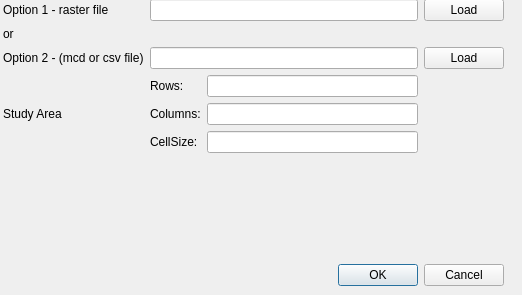
<?xml version="1.0" encoding="UTF-8"?>
<ui version="4.0">
 <class>ImportRasterData_Gui</class>
 <widget class="QDialog" name="ImportRasterData_Gui">
  <property name="geometry">
   <rect>
    <x>0</x>
    <y>0</y>
    <width>522</width>
    <height>295</height>
   </rect>
  </property>
  <property name="windowTitle">
   <string>Import a land cover map</string>
  </property>
  <widget class="QWidget" name="verticalLayoutWidget">
   <property name="geometry">
    <rect>
     <x>3</x>
     <y>-1</y>
     <width>501</width>
     <height>287</height>
    </rect>
   </property>
   <layout class="QVBoxLayout" name="verticalLayout">
    <item>
     <layout class="QGridLayout" name="gridLayout">
      <item row="5" column="0">
       <widget class="QLabel" name="label_4">
        <property name="text">
         <string>Study Area</string>
        </property>
       </widget>
      </item>
      <item row="3" column="3">
       <widget class="QPushButton" name="pb_load_2">
        <property name="text">
         <string>Load</string>
        </property>
       </widget>
      </item>
      <item row="0" column="1">
       <widget class="QLineEdit" name="le_Filename"/>
      </item>
      <item row="0" column="0">
       <widget class="QLabel" name="label">
        <property name="text">
         <string>Option 1 - raster file</string>
        </property>
       </widget>
      </item>
      <item row="5" column="1">
       <layout class="QGridLayout" name="gridLayout_2">
        <item row="1" column="2">
         <widget class="QLineEdit" name="le_cols"/>
        </item>
        <item row="0" column="2">
         <widget class="QLineEdit" name="le_rows"/>
        </item>
        <item row="2" column="2">
         <widget class="QLineEdit" name="le_cellsize"/>
        </item>
        <item row="2" column="1">
         <widget class="QLabel" name="label_7">
          <property name="text">
           <string>CellSize:</string>
          </property>
         </widget>
        </item>
        <item row="0" column="1">
         <widget class="QLabel" name="label_5">
          <property name="text">
           <string>Rows:</string>
          </property>
         </widget>
        </item>
        <item row="1" column="1">
         <widget class="QLabel" name="label_6">
          <property name="text">
           <string>Columns:</string>
          </property>
         </widget>
        </item>
       </layout>
      </item>
      <item row="3" column="1">
       <widget class="QLineEdit" name="le_Filename_2"/>
      </item>
      <item row="1" column="0">
       <widget class="QLabel" name="label_2">
        <property name="text">
         <string>or</string>
        </property>
       </widget>
      </item>
      <item row="3" column="0">
       <widget class="QLabel" name="label_3">
        <property name="text">
         <string>Option 2 - (mcd or csv file)</string>
        </property>
       </widget>
      </item>
      <item row="0" column="3">
       <widget class="QPushButton" name="pb_load">
        <property name="text">
         <string>Load</string>
        </property>
       </widget>
      </item>
      <item row="6" column="0">
       <spacer name="verticalSpacer">
        <property name="orientation">
         <enum>Qt::Vertical</enum>
        </property>
        <property name="sizeHint" stdset="0">
         <size>
          <width>20</width>
          <height>40</height>
         </size>
        </property>
       </spacer>
      </item>
     </layout>
    </item>
    <item>
     <widget class="QDialogButtonBox" name="bBox">
      <property name="orientation">
       <enum>Qt::Horizontal</enum>
      </property>
      <property name="standardButtons">
       <set>QDialogButtonBox::Cancel|QDialogButtonBox::Ok</set>
      </property>
     </widget>
    </item>
   </layout>
  </widget>
 </widget>
 <tabstops>
  <tabstop>le_Filename</tabstop>
  <tabstop>le_Filename_2</tabstop>
  <tabstop>le_rows</tabstop>
  <tabstop>le_cols</tabstop>
  <tabstop>le_cellsize</tabstop>
  <tabstop>bBox</tabstop>
  <tabstop>pb_load</tabstop>
  <tabstop>pb_load_2</tabstop>
 </tabstops>
 <resources/>
 <connections>
  <connection>
   <sender>bBox</sender>
   <signal>accepted()</signal>
   <receiver>ImportRasterData_Gui</receiver>
   <slot>accept()</slot>
   <hints>
    <hint type="sourcelabel">
     <x>248</x>
     <y>254</y>
    </hint>
    <hint type="destinationlabel">
     <x>157</x>
     <y>274</y>
    </hint>
   </hints>
  </connection>
  <connection>
   <sender>bBox</sender>
   <signal>rejected()</signal>
   <receiver>ImportRasterData_Gui</receiver>
   <slot>reject()</slot>
   <hints>
    <hint type="sourcelabel">
     <x>316</x>
     <y>260</y>
    </hint>
    <hint type="destinationlabel">
     <x>286</x>
     <y>274</y>
    </hint>
   </hints>
  </connection>
 </connections>
</ui>
